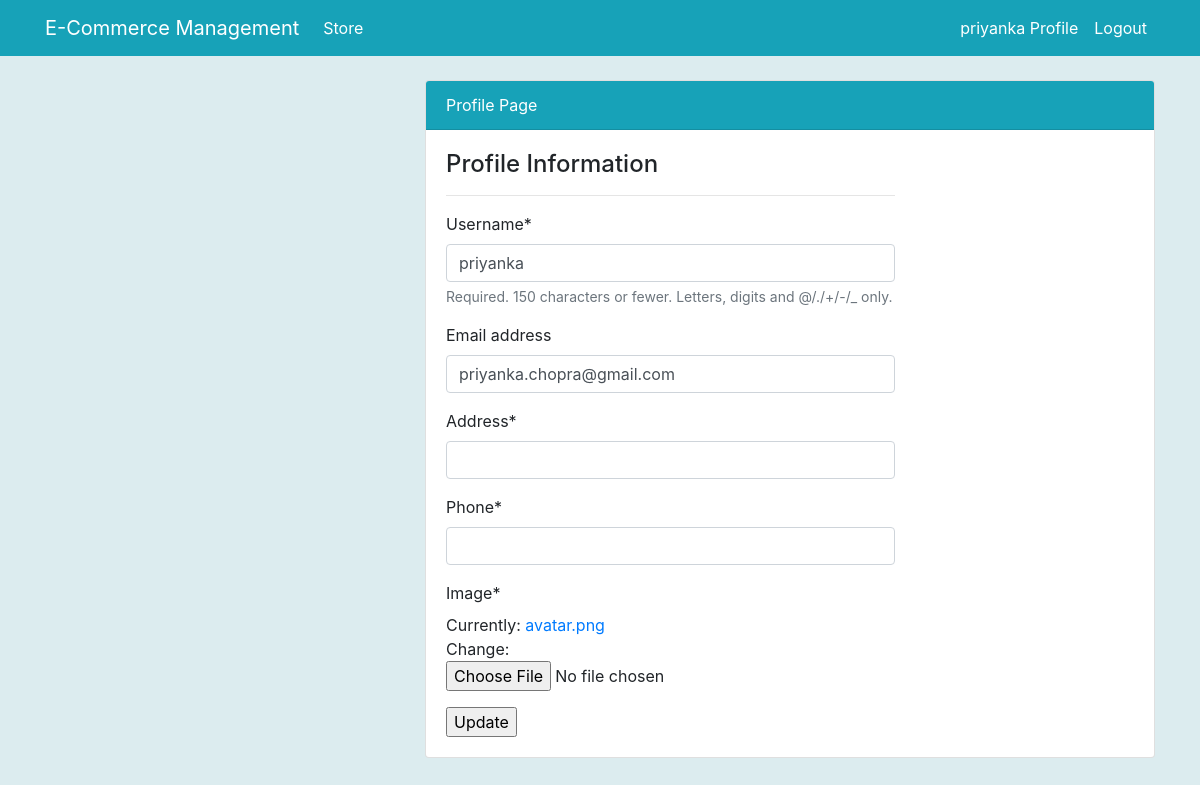
Before: /profile/update/ (signed in) with the older database file.
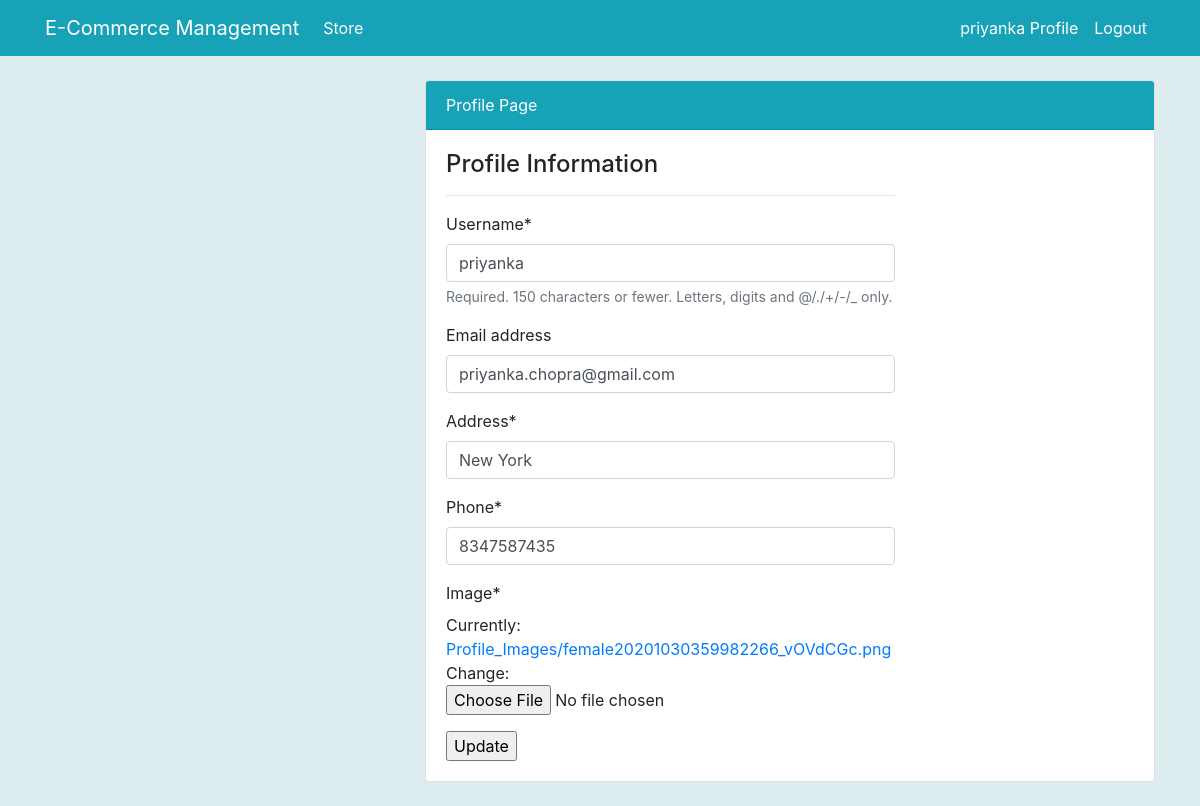
After: the same page with the newer database file.
### user/models.py (models this page shows, shortened)
class Profile(models.Model):
    staff = models.OneToOneField(User, on_delete=models.CASCADE, null=True)
    address = models.CharField(max_length=255, null=True)
    phone = models.CharField(max_length=10, null=True)
    image = models.ImageField(default="avatar.png", upload_to="Profile_Images")

### user/views.py (the view)
# urls.py: path("profile/update/", user_views.profile_update, name="user-profile-update"),
def profile_update(request):
    if request.method == "POST":
        user_form = UserUpdateForm(request.POST, instance=request.user)
        profile_form = ProfileUpdateForm(
            request.POST, request.FILES, instance=request.user.profile
        )
        if user_form.is_valid() and profile_form.is_valid():
            user_form.save()
            profile_form.save()
            return redirect("user-profile")
    else:
        user_form = UserUpdateForm(instance=request.user)
        profile_form = ProfileUpdateForm(instance=request.user.profile)
    context = {
        "user_form": user_form,
        "profile_form": profile_form,
    }
    return render(request, "profile_update.html", context)

### user/forms.py
class UserUpdateForm(forms.ModelForm):
    class Meta:
        model = User
        fields = ["username", "email"]

class ProfileUpdateForm(forms.ModelForm):
    class Meta:
        model = Profile
        fields = ["address", "phone", "image"]

### user/templates/profile_update.html (shortened to what this page needs)
{% extends "base.html" %}
{% load crispy_forms_tags %}
{% block content %}
<div class="container">
  <div class="row my-4">
    <div class="col-md-4">
    </div>
    <div class="col-md-8">
      <div class="card">
        <div class="card-header bg-info text-white">
          Profile Page
        </div>
        <div class="card-body">
          <div class="row">
            <div class="col-md-8">
              <span class="h4"> Profile Information</span>
              <hr>
              <form method="post" enctype="multipart/form-data">
                {{user_form|crispy}}
                {{profile_form|crispy}}
                <input type="submit" value="Update">
              </form>
            </div>
          </div>
        </div>
      </div>
    </div>
  </div>
</div>
{% endblock content %}

Changed rows visible on the page:
changed Profile: address (not shown) → "New York"; phone (not shown) → "8347587435"
Other visible differences:
text no longer shown: "Address * Phone * Image * Currently: avatar.png Change:"
text now shown: "Address * Phone * Image * Currently: Profile_Images/female20201030359982266_vOVdCGc.png Change:"
